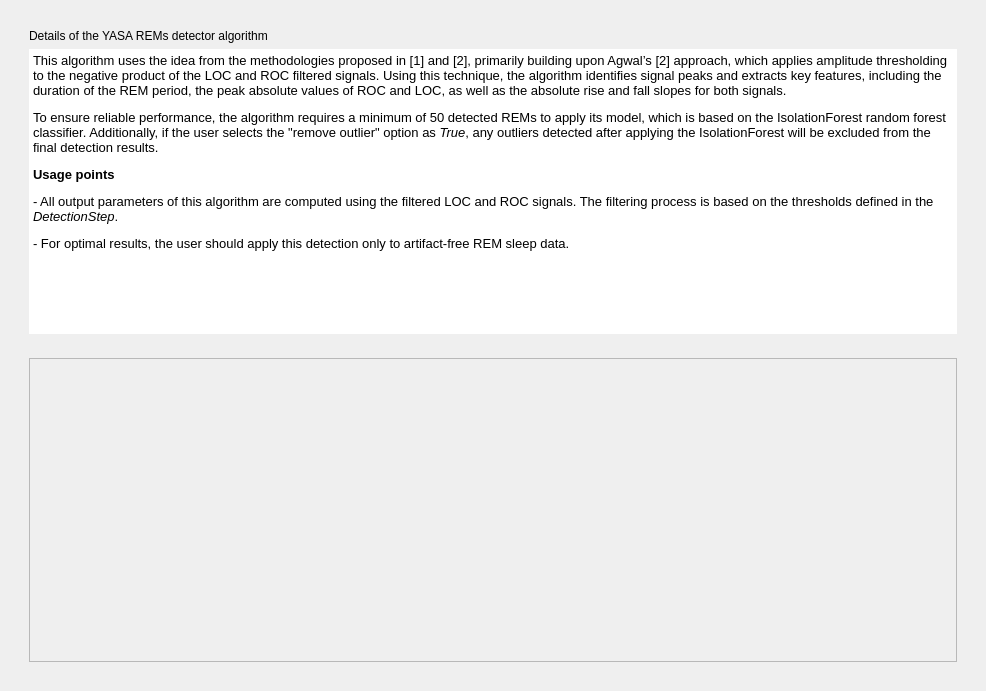
<?xml version="1.0" encoding="UTF-8"?>
<ui version="4.0">
 <class>AlgorithmDetail</class>
 <widget class="QWidget" name="AlgorithmDetail">
  <property name="geometry">
   <rect>
    <x>0</x>
    <y>0</y>
    <width>986</width>
    <height>691</height>
   </rect>
  </property>
  <property name="windowTitle">
   <string/>
  </property>
  <property name="styleSheet">
   <string>font: 10pt &quot;Roboto-Regular&quot;;</string>
  </property>
  <layout class="QGridLayout" name="gridLayout_2">
   <item row="0" column="0">
    <layout class="QVBoxLayout" name="verticalLayout">
     <item>
      <widget class="QFrame" name="frame">
       <property name="frameShape">
        <enum>QFrame::NoFrame</enum>
       </property>
       <property name="frameShadow">
        <enum>QFrame::Raised</enum>
       </property>
       <property name="lineWidth">
        <number>0</number>
       </property>
       <layout class="QVBoxLayout" name="verticalLayout_2">
        <item>
         <widget class="QFrame" name="frame_2">
          <property name="frameShape">
           <enum>QFrame::NoFrame</enum>
          </property>
          <property name="frameShadow">
           <enum>QFrame::Raised</enum>
          </property>
          <property name="lineWidth">
           <number>0</number>
          </property>
          <layout class="QVBoxLayout" name="verticalLayout_3">
           <item>
            <widget class="QLabel" name="label">
             <property name="lineWidth">
              <number>0</number>
             </property>
             <property name="text">
              <string>Details of the YASA REMs detector algorithm</string>
             </property>
            </widget>
           </item>
           <item>
            <widget class="QTextEdit" name="textEdit">
             <property name="frameShape">
              <enum>QFrame::NoFrame</enum>
             </property>
             <property name="lineWidth">
              <number>0</number>
             </property>
             <property name="html">
              <string>&lt;!DOCTYPE HTML PUBLIC &quot;-//W3C//DTD HTML 4.0//EN&quot; &quot;http://www.w3.org/TR/REC-html40/strict.dtd&quot;&gt;
&lt;html&gt;&lt;head&gt;&lt;meta name=&quot;qrichtext&quot; content=&quot;1&quot; /&gt;&lt;style type=&quot;text/css&quot;&gt;
p, li { white-space: pre-wrap; }
&lt;/style&gt;&lt;/head&gt;&lt;body style=&quot; font-family:'Roboto-Regular'; font-size:10pt; font-weight:400; font-style:normal;&quot;&gt;
&lt;p style=&quot; margin-top:12px; margin-bottom:12px; margin-left:0px; margin-right:0px; -qt-block-indent:0; text-indent:0px;&quot;&gt;This algorithm uses the idea from the methodologies proposed in [1] and [2], primarily building upon Agwal’s [2] approach, which applies amplitude thresholding to the negative product of the LOC and ROC filtered signals. Using this technique, the algorithm identifies signal peaks and extracts key features, including the duration of the REM period, the peak absolute values of ROC and LOC, as well as the absolute rise and fall slopes for both signals.&lt;/p&gt;
&lt;p style=&quot; margin-top:12px; margin-bottom:12px; margin-left:0px; margin-right:0px; -qt-block-indent:0; text-indent:0px;&quot;&gt;To ensure reliable performance, the algorithm requires a minimum of 50 detected REMs to apply its model, which is based on the IsolationForest random forest classifier. Additionally, if the user selects the &amp;quot;remove outlier&amp;quot; option as &lt;span style=&quot; font-style:italic;&quot;&gt;True&lt;/span&gt;, any outliers detected after applying the IsolationForest will be excluded from the final detection results.&lt;/p&gt;
&lt;p style=&quot; margin-top:12px; margin-bottom:12px; margin-left:0px; margin-right:0px; -qt-block-indent:0; text-indent:0px;&quot;&gt;&lt;span style=&quot; font-weight:600;&quot;&gt;Usage points&lt;/span&gt;&lt;/p&gt;
&lt;p style=&quot; margin-top:12px; margin-bottom:12px; margin-left:0px; margin-right:0px; -qt-block-indent:0; text-indent:0px;&quot;&gt;- All output parameters of this algorithm are computed using the filtered LOC and ROC signals. The filtering process is based on the thresholds defined in the &lt;span style=&quot; font-style:italic;&quot;&gt;DetectionStep&lt;/span&gt;.&lt;/p&gt;
&lt;p style=&quot; margin-top:12px; margin-bottom:12px; margin-left:0px; margin-right:0px; -qt-block-indent:0; text-indent:0px;&quot;&gt;- For optimal results, the user should apply this detection only to artifact-free REM sleep data.&lt;/p&gt;
&lt;p style=&quot;-qt-paragraph-type:empty; margin-top:0px; margin-bottom:0px; margin-left:0px; margin-right:0px; -qt-block-indent:0; text-indent:0px;&quot;&gt;&lt;br /&gt;&lt;/p&gt;&lt;/body&gt;&lt;/html&gt;</string>
             </property>
            </widget>
           </item>
          </layout>
         </widget>
        </item>
        <item>
         <widget class="QFrame" name="frame_3">
          <property name="frameShape">
           <enum>QFrame::NoFrame</enum>
          </property>
          <property name="frameShadow">
           <enum>QFrame::Raised</enum>
          </property>
          <layout class="QVBoxLayout" name="verticalLayout_4">
           <item>
            <widget class="QScrollArea" name="scrollArea">
             <property name="widgetResizable">
              <bool>true</bool>
             </property>
             <widget class="QWidget" name="scrollAreaWidgetContents">
              <property name="geometry">
               <rect>
                <x>0</x>
                <y>0</y>
                <width>895</width>
                <height>415</height>
               </rect>
              </property>
              <layout class="QVBoxLayout" name="verticalLayout_5">
               <item>
                <widget class="QLabel" name="label_2">
                 <property name="text">
                  <string/>
                 </property>
                 <property name="pixmap">
                  <pixmap resource="Detail_res_rc.qrc">:/image/Eyes_movement.PNG</pixmap>
                 </property>
                </widget>
               </item>
              </layout>
             </widget>
            </widget>
           </item>
          </layout>
         </widget>
        </item>
       </layout>
      </widget>
     </item>
    </layout>
   </item>
  </layout>
 </widget>
 <resources>
  <include location="Detail_res_rc.qrc"/>
 </resources>
 <connections/>
 <slots>
  <slot>on_choose()</slot>
  <slot>on_active_validation()</slot>
 </slots>
</ui>
